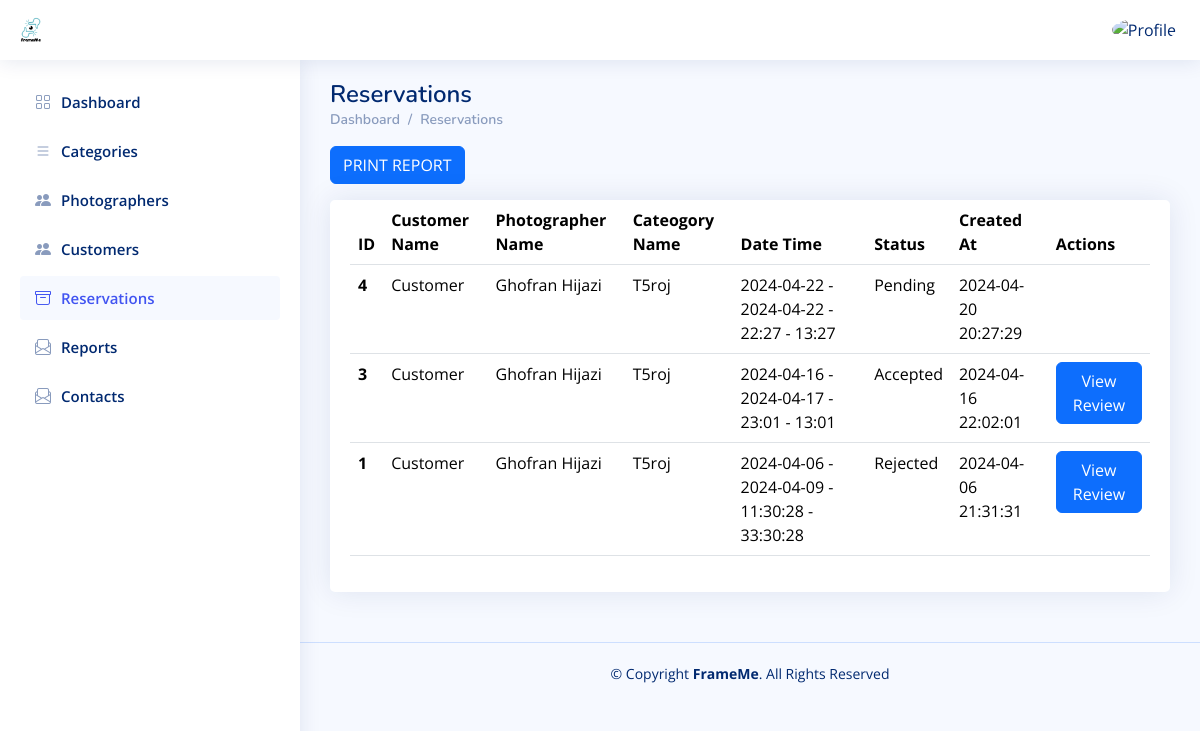
The app's page /Admin_Dashboard/Reservations.php?isReport=true (signed in) with its own data.
### tables this page shows
CREATE TABLE `reservations` (
  `id` int(11) NOT NULL,
  `category_id` int(11) NOT NULL,
  `photographer_id` int(11) NOT NULL,
  `customer_id` int(11) NOT NULL,
  `start_date` varchar(191) NOT NULL,
  `end_date` varchar(191) NOT NULL,
  `start_time` varchar(191) NOT NULL,
  `end_time` varchar(191) NOT NULL,
  `total_price` double DEFAULT NULL,
  `review` text DEFAULT NULL,
  `status` varchar(250) NOT NULL DEFAULT 'Pending',
  `created_at` datetime NOT NULL DEFAULT current_timestamp()
);

CREATE TABLE `users` (
  `id` int(11) NOT NULL,
  `user_type_id` int(11) NOT NULL,
  `name` varchar(191) NOT NULL,
  `email` varchar(191) NOT NULL,
  `description` text DEFAULT NULL,
  `password` varchar(250) NOT NULL,
  `phone` varchar(191) NOT NULL,
  `image` varchar(250) NOT NULL,
  `request_status` varchar(191) NOT NULL DEFAULT 'Pending',
  `total_rate` double DEFAULT NULL,
  `price_range` varchar(191) DEFAULT NULL,
  `active` int(11) NOT NULL DEFAULT 1,
  `created_at` datetime NOT NULL DEFAULT current_timestamp()
);

CREATE TABLE `categories` (
  `id` int(11) NOT NULL,
  `category` varchar(250) NOT NULL,
  `image` varchar(191) NOT NULL,
  `active` int(11) NOT NULL DEFAULT 1,
  `created_at` datetime NOT NULL DEFAULT current_timestamp()
);

### Admin_Dashboard/Reservations.php (the view, shortened to what this page needs)
<?php
include "../Connect.php";
$isReport = $_GET['isReport'];
?>
<!DOCTYPE html>
<html lang="en">
  <head>
    <link
      href="../assets/vendor/bootstrap/css/bootstrap.min.css"
      rel="stylesheet"
    />
    <link
      href="../assets/vendor/bootstrap-icons/bootstrap-icons.css"
      rel="stylesheet"
    />
    <link href="../assets/vendor/boxicons/css/boxicons.min.css" rel="stylesheet" />
    <link href="../assets/vendor/quill/quill.snow.css" rel="stylesheet" />
    <link href="../assets/vendor/quill/quill.bubble.css" rel="stylesheet" />
    <link href="../assets/vendor/remixicon/remixicon.css" rel="stylesheet" />
    <link href="../assets/vendor/simple-datatables/style.css" rel="stylesheet" />
    <link href="../assets/css/style.css" rel="stylesheet" />
  </head>
  <body>
    <header id="header" class="header fixed-top d-flex align-items-center">
      <div class="d-flex align-items-center justify-content-between">
        <a href="index.php" class="logo d-flex align-items-center">
          <img src="../assets/img/logo_1.png" alt="" />
        </a>
      </div>
      <nav class="header-nav ms-auto">
        <ul class="d-flex align-items-center">
          <li class="nav-item dropdown pe-3">
            <a
              class="nav-link nav-profile d-flex align-items-center pe-0"
              href="#"
              data-bs-toggle="dropdown"
            >
              <img
                src="https://www.computerhope.com/jargon/g/guest-user.png"
                alt="Profile"
                class="rounded-circle"
              />
              <span class="d-none d-md-block ps-2"><?php echo $name ?></span> </a
            >
          </li>
        </ul>
      </nav>
    </header>
    <?php require './Aside-Nav/Aside.php'?>
    <main id="main" class="main">
      <div class="pagetitle">
        <h1>Reservations</h1>
        <nav>
          <ol class="breadcrumb">
            <li class="breadcrumb-item"><a href="index.php">Dashboard</a></li>
            <li class="breadcrumb-item">Reservations</li>
          </ol>
        </nav>
      </div>
      <section class="section">
      <?php if($isReport){?>
      <div class="mb-3">
<input type="button" value="PRINT REPORT" class="btn btn-primary" onclick="printDiv()">
</div>
      <?php }?>
      <div class="row" id="div_print">
          <div class="col-lg-12">
            <div class="card">
              <div class="card-body">
                <table class="table datatable">
                  <thead>
                    <tr>
                      <th scope="col">ID</th>
                      <th scope="col">Customer Name</th>
                      <th scope="col">Photographer Name</th>
                      <th scope="col">Cateogory Name</th>
                      <th scope="col">Date Time</th>
                      <th scope="col">Status</th>
                      <th scope="col">Created At</th>
                      <th scope="col">Actions</th>
                    </tr>
                  </thead>
                  <tbody>
<?php
$sql1 = mysqli_query($con, "SELECT * from reservations ORDER BY id DESC");
while ($row1 = mysqli_fetch_array($sql1)) {
    $reservation_id = $row1['id'];
    $status = $row1['status'];
    $category_id = $row1['category_id'];
    $photographer_id = $row1['photographer_id'];
    $customer_id = $row1['customer_id'];
    $start_date = $row1['start_date'];
    $end_date = $row1['end_date'];
    $start_time = $row1['start_time'];
    $end_time = $row1['end_time'];
    $created_at = $row1['created_at'];
    $review = $row1['review'];
    $sql2 = mysqli_query($con, "SELECT * from categories WHERE id = '$category_id'");
    $row2 = mysqli_fetch_array($sql2);
    $category_name = $row2['category'];
    $sql3 = mysqli_query($con, "SELECT * from users WHERE id = '$photographer_id'");
    $row3 = mysqli_fetch_array($sql3);
    $photographer_name = $row3['name'];
    $sql4 = mysqli_query($con, "SELECT * from users WHERE id = '$customer_id'");
    $row4 = mysqli_fetch_array($sql4);
    $customer_name = $row4['name'];
    ?>
                    <tr>
                      <th scope="row"><?php echo $reservation_id ?></th>
                      <td><?php echo $customer_name ?></td>
                      <td><?php echo $photographer_name ?></td>
                      <td><?php echo $category_name ?></td>
                      <td><?php echo $start_date ?> - <?php echo $end_date ?> - <?php echo $start_time ?> - <?php echo $end_time ?></td>
                      <td><?php echo $status ?> </td>
                      <td><?php echo $created_at ?> </td>
                      <td><?php
                      if($review){ ?>
                         <button
                        id="btn-<?php echo $review?>"
                        onclick="onClickBtn(event)"
                        type="button"
                        class="btn btn-primary"
                        data-bs-toggle="modal"
                        data-bs-target="#verticalycentered">View Review</button>
                    <?php   } ?>
                       </td>
                    </tr>
<?php }?>
                  </tbody>
                </table>
              </div>
            </div>
          </div>
        </div>
      </section>
    </main>
    <footer id="footer" class="footer">
      <div class="copyright">
        &copy; Copyright <strong><span>FrameMe</span></strong
        >. All Rights Reserved
      </div>
    </footer>
  </body>
</html>

### assets/css/style.css (style rules this page uses)
:root { scroll-behavior: smooth; }
body { font-family: "Open Sans", sans-serif; background: #f6f9ff; color: #444444; }
a { color: #4154f1; text-decoration: none; }
h1, h2, h3, h4, h5, h6 { font-family: "Nunito", sans-serif; }
#main { margin-top: 60px; padding: 20px 30px; transition: all 0.3s; }
.pagetitle { margin-bottom: 10px; }
.pagetitle h1 { font-size: 24px; margin-bottom: 0; font-weight: 600; color: #012970; }
.card { margin-bottom: 30px; border: none; border-radius: 5px; box-shadow: 0px 0 30px rgba(1, 41, 112, 0.1); }
.card-body { padding: 0 20px 20px 20px; }
.breadcrumb { font-size: 14px; font-family: "Nunito", sans-serif; color: #899bbd; font-weight: 600; }
.breadcrumb a { color: #899bbd; transition: 0.3s; }
.breadcrumb .breadcrumb-item::before { color: #899bbd; }
.logo { line-height: 1; }
@media (min-width: 1200px) { .logo { width: 280px; } }
.logo img { max-height: 26px; margin-right: 6px; }
.header { transition: all 0.5s; z-index: 997; height: 60px; box-shadow: 0px 2px 20px rgba(1, 41, 112, 0.1); background-color: #fff; padding-left: 20px; }
.header-nav ul { list-style: none; }
.header-nav>ul { margin: 0; padding: 0; }
.header-nav .nav-profile { color: #012970; }
.header-nav .nav-profile img { max-height: 36px; }
@media (min-width: 1200px) { #main, #footer { margin-left: 300px; } }
.footer { padding: 20px 0; font-size: 14px; transition: all 0.3s; border-top: 1px solid #cddfff; }
.footer .copyright { text-align: center; color: #012970; }

### records on screen
reservations: id "4", customer.name "Customer", photographer.name "Ghofran Hijazi", category.category "T5roj", start_date "2024-04-22", end_date "2024-04-22", start_time "22:27", end_time "13:27", status "Pending", created_at "2024-04-20 20:27:29"
reservations: id "3", customer.name "Customer", photographer.name "Ghofran Hijazi", category.category "T5roj", start_date "2024-04-16", end_date "2024-04-17", start_time "23:01", end_time "13:01", status "Accepted", created_at "2024-04-16 22:02:01"
reservations: id "1", customer.name "Customer", photographer.name "Ghofran Hijazi", category.category "T5roj", start_date "2024-04-06", end_date "2024-04-09", start_time "11:30:28", end_time "33:30:28", status "Rejected", created_at "2024-04-06 21:31:31"
